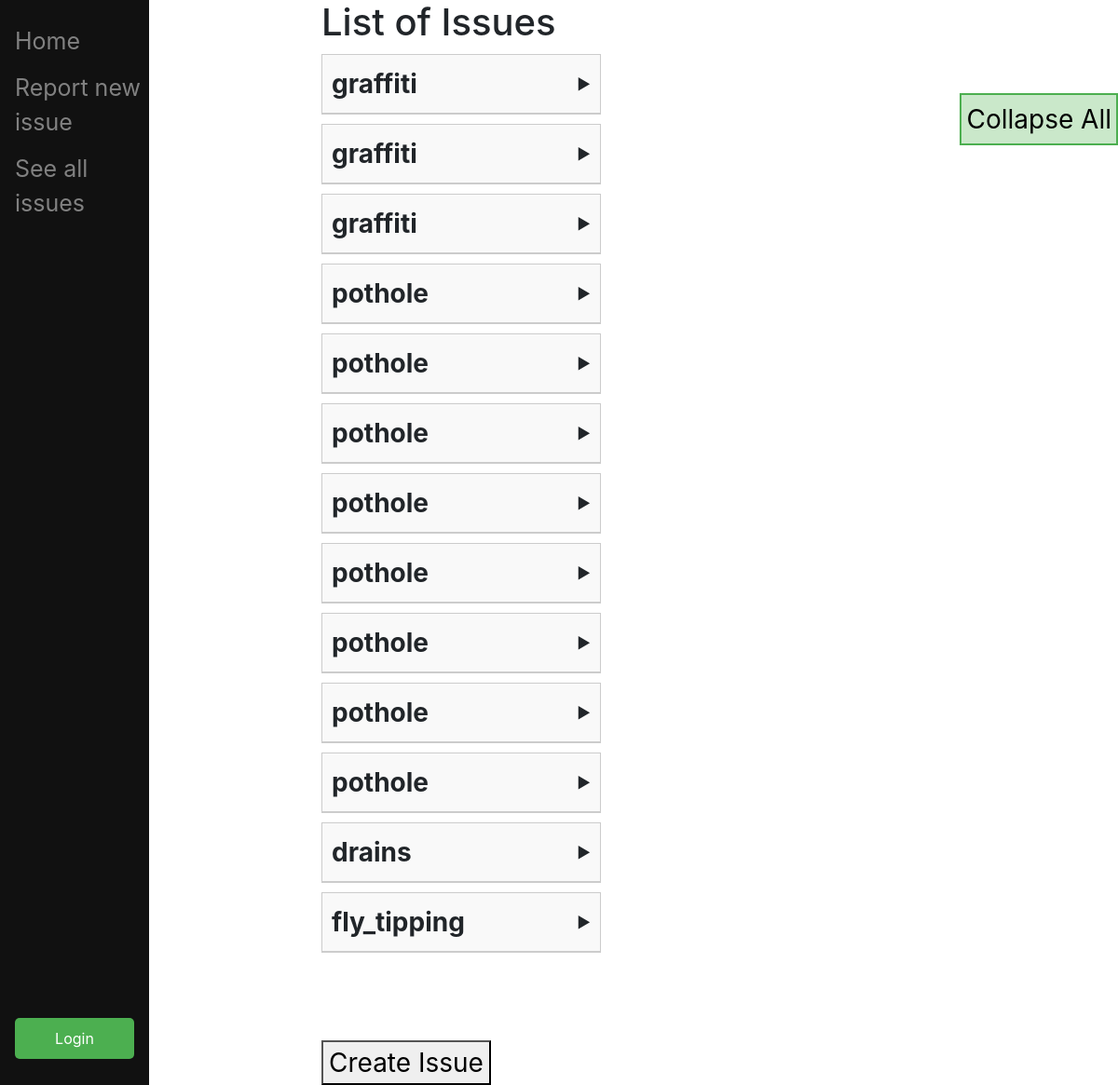
The page /all_issues/ on the database as committed earlier.
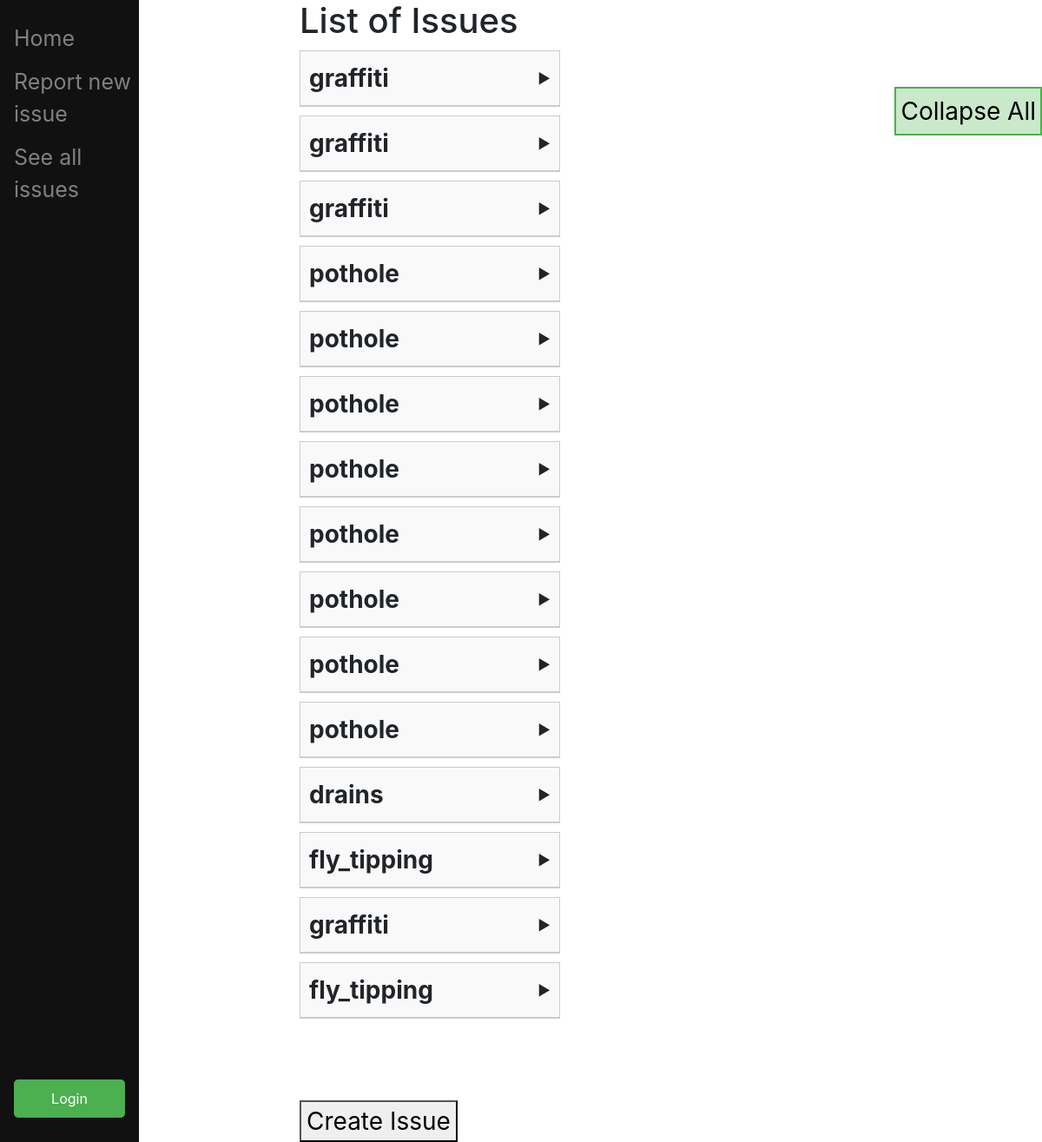
The same page on the database as committed later.
### main_ui/models.py (models this page shows)
class Issue(models.Model):
    issue_type = models.CharField(max_length=120)
    issue_desc = models.CharField(max_length=300)
    resolved = models.BooleanField(default=False)
    location_lat = models.FloatField()
    location_long = models.FloatField()

### main_ui/views.py (the view)
# urls.py: path("all_issues/", views.list_issues, name="list_issues"),
def list_issues(response):
    issues = Issue.objects.all()
    if response.method == "POST":
        if response.POST.get("Create") == "goto":
            return redirect(reverse("create_issue"))
    return render(
        response,
        "main_ui/list_issues.html",
        {
            "issues": issues,
        })

### main_ui/templates/main_ui/list_issues.html (shortened to what this page needs)
{%extends "main_ui/base.html"%}
{%block content%}
<button class="tr-btn" onclick="collapseAll()">Collapse All</button>
<h1>List of Issues</h1>
{% for issue in issues %}
    <div class="expandable-container">
        <div class="expandable-header" onclick="toggleDetails(this)">
            <span><strong>{{ issue.issue_type }}</strong></span>
            <span class="arrow">▶</span>
        </div>
        <div class="details">
        </div>
    </div>
{% endfor %}
<br><br>
<form method="post">
    <button type="submit", name="Create", value="goto",class="btn btn-primary">Create Issue</button>
</form>
{% endblock %}

### main_ui/templates/main_ui/base.html (shortened to what this page needs)
<!doctype html>
<html>
    <head>
        <link rel="stylesheet" href="https://cdn.jsdelivr.net/npm/bootstrap@4.0.0/dist/css/bootstrap.min.css">
    </head>
    <body>
        {% if user.is_authenticated %}
            <div class="sidenav">
                <a href="/">Home</a>
                <a href="/create">Report new issue</a>
                <a href="/all_issues">See all issues</a>
                <form method="POST" action="{%url 'logout' %}">
                    {% csrf_token %}
                    <button type="submit" class="logout_button">Logout</button>
        {% else%}
            <div class="sidenav">
                <a href="/">Home</a>
                <a href="/create">Report new issue</a>
                <a href="/all_issues">See all issues</a>
                <button class="login_button" onclick="window.location.href='/login'">Login</button>
        {% endif %}
        </div>
        <div id="content", name="content" class="main">
            <div class="row justify-content-center">
                <div class="col-8">
                    {% block content %}
                    {% endblock %}
                </div>
            </div>
        </div>
    </body>
</html>

### main_ui/templates/main_ui/base.html (style rules this page uses)
.sidenav { height: 100%; width: 160px; position: fixed; z-index: 1; top: 0; left: 0; background-color: #111; overflow-x: hidden; padding-top: 20px; }
.sidenav a { padding: 6px 8px 6px 16px; text-decoration: none; font-size: 25px; color: #818181; display: block; }
.main { margin-left: 160px; font-size: 28px; padding: 0px 10px; }
.login_button { background-color: #4CAF50; color: white; padding: 10px; margin: 8px 0; border: none; cursor: pointer; width: 80%; position: absolute; bottom: 20px; left: 50%; text-align: center; cursor: pointer; border-radius: 5px; transform: translateX(-50%); }

### main_ui/templates/main_ui/list_issues.html (style rules this page uses)
.expandable-container { border: 1px solid #ccc; margin: 10px 0; background-color: #f9f9f9; width: 300px; }
.expandable-header { display: flex; justify-content: space-between; align-items: center; padding: 10px; cursor: pointer; background-color: #f9f9f9; }
.details { max-height: 0; overflow: hidden; padding: 0 10px; border-top: 1px solid #ccc; background-color: #fff; transition: max-height 0.3s ease-out, padding 0.3s ease-out; }
.arrow { font-size: 16px; transition: transform 0.3s ease; }
.tr-btn { position: fixed; top: 100px; right: 0; padding: 5px; background-color: #cae8ca; border: 2px solid #4CAF50; }

Rows that differ between the two databases and show on the page:
added Issue: issue_type "graffiti"
added Issue: issue_type "fly_tipping"
